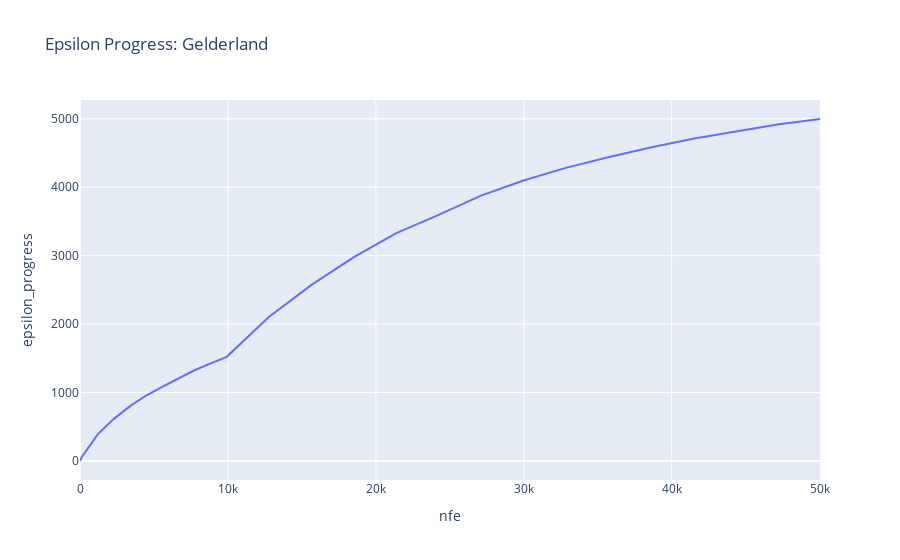

This figure's notebook cell:
### Markdown cell above
### Check for Convergence
The optimization algorithm is now checked for convergence based on the Epsilon progress

### Code cell
fig0 = px.line(convergence, x = "nfe", y = "epsilon_progress", title="Epsilon Progress: Gelderland")
fig0.show()
plt.savefig("./plots/50000nfe_BaseCase7MORDM_Gelderland_EpsilonProgress.png")

### Figure 1 — Plotly figure (JSON) as saved in the notebook; plotly's stock layout.template omitted (floating-point values rounded to 4 significant figures)
{"data": [{"hovertemplate": "nfe=%{x}<br>epsilon_progress=%{y}<extra></extra>", "legendgroup": "", "line": {"color": "#636efa", "dash": "solid"}, "marker": {"symbol": "circle"}, "mode": "lines", "name": "", "orientation": "v", "showlegend": false, "type": "scatter", "x": [0, 100, 1195, 2291, 3383, 4471, 5560, 6652, 7742, 8836, 9921, 12784, 15649, 18514, 21384, 24245, 27112, 29975, 32836, 35700, 38567, 41429, 44288, 47148, 50022], "xaxis": "x", "y": [0, 53, 389, 616, 802, 957, 1082, 1203, 1326, 1426, 1522, 2109, 2573, 2978, 3330, 3597, 3877, 4098, 4283, 4438, 4581, 4708, 4815, 4917, 4997], "yaxis": "y"}], "layout": {"legend": {"tracegroupgap": 0}, "title": {"text": "Epsilon Progress: Gelderland"}, "xaxis": {"anchor": "y", "domain": [0, 1], "title": {"text": "nfe"}}, "yaxis": {"anchor": "x", "domain": [0, 1], "title": {"text": "epsilon_progress"}}}}
